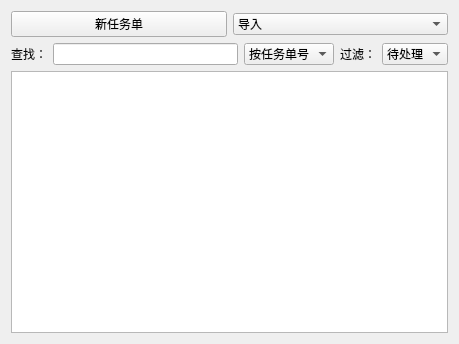
<?xml version="1.0" encoding="UTF-8"?>
<ui version="4.0">
 <class>TaskSheetUI</class>
 <widget class="QWidget" name="TaskSheetUI">
  <property name="geometry">
   <rect>
    <x>0</x>
    <y>0</y>
    <width>459</width>
    <height>344</height>
   </rect>
  </property>
  <property name="windowTitle">
   <string>Form</string>
  </property>
  <layout class="QGridLayout" name="gridLayout_2">
   <item row="0" column="0">
    <layout class="QGridLayout" name="gridLayout">
     <item row="0" column="0">
      <layout class="QHBoxLayout" name="horizontalLayout">
       <item>
        <widget class="QPushButton" name="newSheetBtn">
         <property name="text">
          <string>新任务单</string>
         </property>
        </widget>
       </item>
       <item>
        <widget class="QComboBox" name="comboBox">
         <item>
          <property name="text">
           <string>导入</string>
          </property>
         </item>
         <item>
          <property name="text">
           <string>新建</string>
          </property>
         </item>
        </widget>
       </item>
      </layout>
     </item>
     <item row="1" column="0">
      <layout class="QHBoxLayout" name="horizontalLayout_2">
       <item>
        <widget class="QLabel" name="label_2">
         <property name="text">
          <string>查找：</string>
         </property>
        </widget>
       </item>
       <item>
        <widget class="QLineEdit" name="lineEdit"/>
       </item>
       <item>
        <widget class="QComboBox" name="comboBox_3">
         <item>
          <property name="text">
           <string>按任务单号</string>
          </property>
         </item>
         <item>
          <property name="text">
           <string>按委托单位</string>
          </property>
         </item>
         <item>
          <property name="text">
           <string>按受检单位</string>
          </property>
         </item>
         <item>
          <property name="text">
           <string>按项目名称</string>
          </property>
         </item>
        </widget>
       </item>
       <item>
        <widget class="QLabel" name="label">
         <property name="text">
          <string>过滤：</string>
         </property>
        </widget>
       </item>
       <item>
        <widget class="QComboBox" name="comboBox_2">
         <item>
          <property name="text">
           <string>待处理</string>
          </property>
         </item>
         <item>
          <property name="text">
           <string>未完成</string>
          </property>
         </item>
         <item>
          <property name="text">
           <string>已完成</string>
          </property>
         </item>
         <item>
          <property name="text">
           <string>全部</string>
          </property>
         </item>
        </widget>
       </item>
      </layout>
     </item>
     <item row="2" column="0">
      <widget class="MyTableView" name="tableView"/>
     </item>
    </layout>
   </item>
  </layout>
 </widget>
 <customwidgets>
  <customwidget>
   <class>MyTableView</class>
   <extends>QTableView</extends>
   <header>mytableview.h</header>
  </customwidget>
 </customwidgets>
 <resources/>
 <connections/>
</ui>
